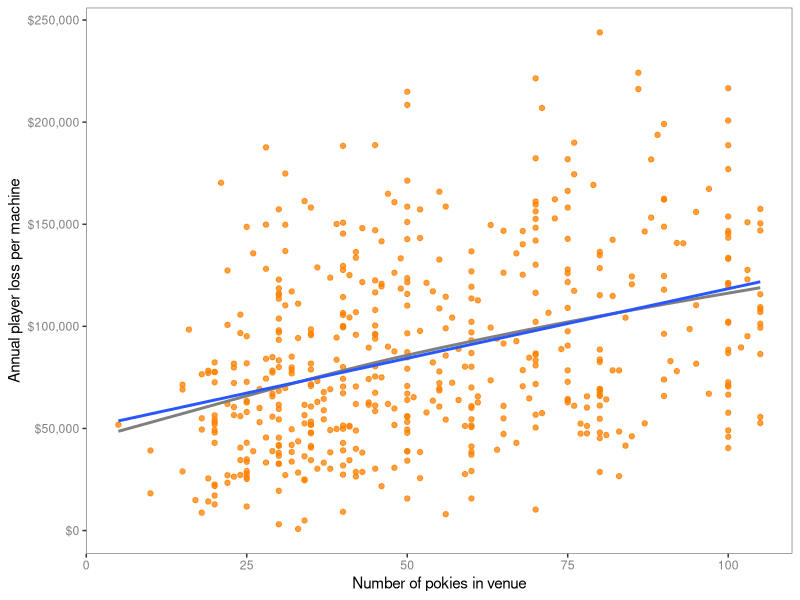
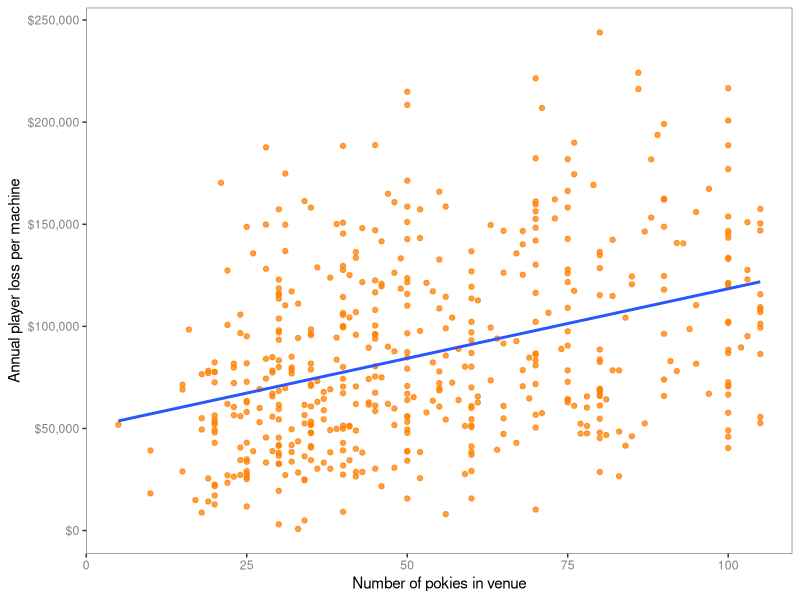
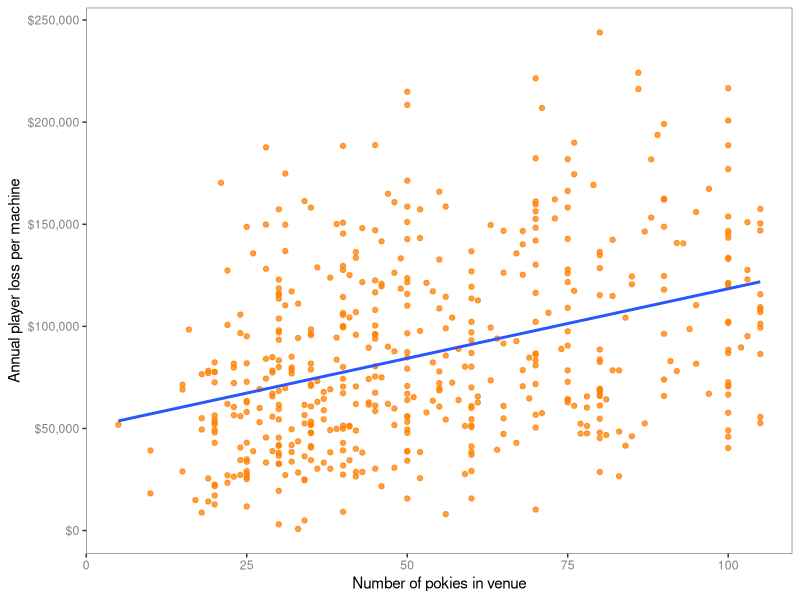

Here is the R script that generated these plots, in order:
require(ggplot2)
require(mgcv)
require(scales)
require(Cairo)


#set default options in case we use ggplot later
ggtheme <- #theme_bw() +
  theme(
    axis.text.x = element_text(colour='gray50'),
    axis.text.y = element_text(colour='gray50'),
    panel.background = element_blank(),
    panel.grid.minor = element_blank(),
    panel.grid.major = element_blank(),
    panel.border = element_rect(colour='gray50', fill=NA),
    strip.background = element_blank()
  )

# Load data
venues <- read.csv("2013-07-13 VIC EGMS.csv")

# Subset out valid only
venues.2 <- subset(venues, egms > 0 & !is.na(LossJulDec12) & LossJulDec12 > 0)

# Calculate expenditure per machine (annualise half-year figures)
venues.2$Exp.per.machine <- with(venues.2, LossJulDec12 / egms) * 2
summary(venues.2)

# Do we want to fit a spline or just a straight line?
ggplot(aes(x=egms,y=Exp.per.machine), data=venues.2) +
  geom_point(color='#FF8000',alpha=.75) +
  geom_smooth(se=F, method='gam', formula=y~s(x), color='grey50') +
  geom_smooth(se=F, method='lm', formula=y~x, color='#2957FF') +
  scale_y_continuous(name="Annual player loss per machine", labels=dollar) +
  scale_x_continuous(name="Number of pokies in venue") +
#  facet_wrap(region~type, scales='free_x') +
  ggtheme

# A straight line will do
p <- ggplot(aes(x=egms,y=Exp.per.machine), data=venues.2) +
  geom_point(color='#FF8000',alpha=.75) +
  geom_smooth(se=F, method='lm', formula=y~x, color='#2957FF') +
  scale_y_continuous(name="Annual player loss per machine", labels=dollar) +
  scale_x_continuous(name="Number of pokies in venue") +
  ggtheme

# Save figure
ggsave("VIC_expenditure_per_machine_by_venue_size_small.png", p, type="cairo-png", 
       width=20, height=12.368, units="cm", dpi=90)

ggsave("VIC_expenditure_per_machine_by_venue_size_large.png", p, type="cairo-png", 
       width=20, height=12.368, units="cm", dpi=300)
